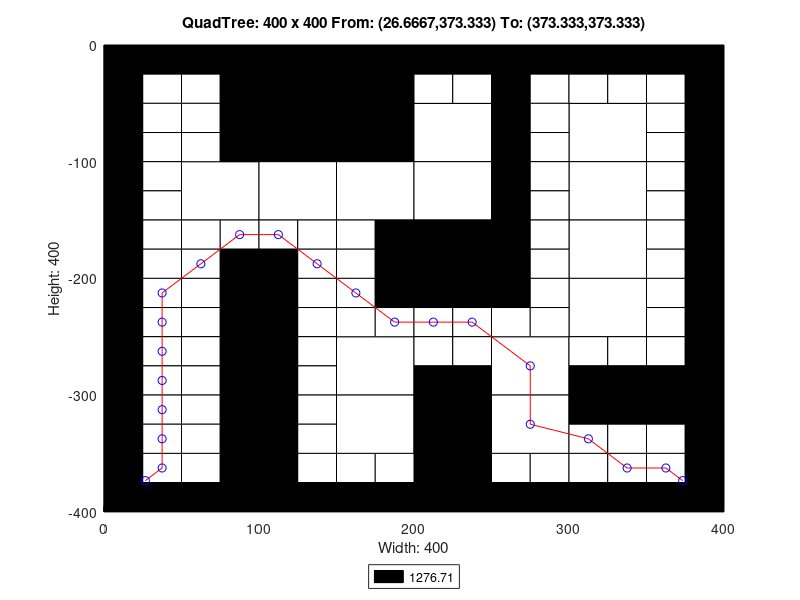

The MATLAB script that drew this image:
axis([0 400 -400 0]);
title('QuadTree: 400 x 400 From: (26.6667,373.333) To: (373.333,373.333)');
xlabel('Width: 400');
ylabel('Height: 400');
rectangle('Position',[100 -100 100 100], 'FaceColor',[0 0 0]);
rectangle('Position',[50 -150 50 50], 'FaceColor',[1 1 1]);
rectangle('Position',[100 -150 50 50], 'FaceColor',[1 1 1]);
rectangle('Position',[150 -150 50 50], 'FaceColor',[1 1 1]);
rectangle('Position',[200 -100 50 50], 'FaceColor',[1 1 1]);
rectangle('Position',[300 -100 50 50], 'FaceColor',[1 1 1]);
rectangle('Position',[200 -150 50 50], 'FaceColor',[1 1 1]);
rectangle('Position',[200 -200 50 50], 'FaceColor',[0 0 0]);
rectangle('Position',[300 -150 50 50], 'FaceColor',[1 1 1]);
rectangle('Position',[300 -200 50 50], 'FaceColor',[1 1 1]);
rectangle('Position',[150 -300 50 50], 'FaceColor',[1 1 1]);
rectangle('Position',[150 -350 50 50], 'FaceColor',[1 1 1]);
rectangle('Position',[250 -300 50 50], 'FaceColor',[1 1 1]);
rectangle('Position',[300 -250 50 50], 'FaceColor',[1 1 1]);
rectangle('Position',[200 -350 50 50], 'FaceColor',[0 0 0]);
rectangle('Position',[250 -350 50 50], 'FaceColor',[1 1 1]);
rectangle('Position',[200 -400 50 50], 'FaceColor',[0 0 0]);
rectangle('Position',[0 -25 25 25], 'FaceColor',[0 0 0]);
rectangle('Position',[25 -25 25 25], 'FaceColor',[0 0 0]);
rectangle('Position',[0 -50 25 25], 'FaceColor',[0 0 0]);
rectangle('Position',[25 -50 25 25], 'FaceColor',[1 1 1]);
rectangle('Position',[50 -25 25 25], 'FaceColor',[0 0 0]);
rectangle('Position',[75 -25 25 25], 'FaceColor',[0 0 0]);
rectangle('Position',[50 -50 25 25], 'FaceColor',[1 1 1]);
rectangle('Position',[75 -50 25 25], 'FaceColor',[0 0 0]);
rectangle('Position',[0 -75 25 25], 'FaceColor',[0 0 0]);
rectangle('Position',[25 -75 25 25], 'FaceColor',[1 1 1]);
rectangle('Position',[0 -100 25 25], 'FaceColor',[0 0 0]);
rectangle('Position',[25 -100 25 25], 'FaceColor',[1 1 1]);
rectangle('Position',[50 -75 25 25], 'FaceColor',[1 1 1]);
rectangle('Position',[75 -75 25 25], 'FaceColor',[0 0 0]);
rectangle('Position',[50 -100 25 25], 'FaceColor',[1 1 1]);
rectangle('Position',[75 -100 25 25], 'FaceColor',[0 0 0]);
rectangle('Position',[0 -125 25 25], 'FaceColor',[0 0 0]);
rectangle('Position',[25 -125 25 25], 'FaceColor',[1 1 1]);
rectangle('Position',[0 -150 25 25], 'FaceColor',[0 0 0]);
rectangle('Position',[25 -150 25 25], 'FaceColor',[1 1 1]);
rectangle('Position',[0 -175 25 25], 'FaceColor',[0 0 0]);
rectangle('Position',[25 -175 25 25], 'FaceColor',[1 1 1]);
rectangle('Position',[0 -200 25 25], 'FaceColor',[0 0 0]);
rectangle('Position',[25 -200 25 25], 'FaceColor',[1 1 1]);
rectangle('Position',[50 -175 25 25], 'FaceColor',[1 1 1]);
rectangle('Position',[75 -175 25 25], 'FaceColor',[1 1 1]);
rectangle('Position',[50 -200 25 25], 'FaceColor',[1 1 1]);
rectangle('Position',[75 -200 25 25], 'FaceColor',[0 0 0]);
rectangle('Position',[100 -175 25 25], 'FaceColor',[1 1 1]);
rectangle('Position',[125 -175 25 25], 'FaceColor',[1 1 1]);
rectangle('Position',[100 -200 25 25], 'FaceColor',[0 0 0]);
rectangle('Position',[125 -200 25 25], 'FaceColor',[1 1 1]);
rectangle('Position',[150 -175 25 25], 'FaceColor',[1 1 1]);
rectangle('Position',[175 -175 25 25], 'FaceColor',[0 0 0]);
rectangle('Position',[150 -200 25 25], 'FaceColor',[1 1 1]);
rectangle('Position',[175 -200 25 25], 'FaceColor',[0 0 0]);
rectangle('Position',[200 -25 25 25], 'FaceColor',[0 0 0]);
rectangle('Position',[225 -25 25 25], 'FaceColor',[0 0 0]);
rectangle('Position',[200 -50 25 25], 'FaceColor',[1 1 1]);
rectangle('Position',[225 -50 25 25], 'FaceColor',[1 1 1]);
rectangle('Position',[250 -25 25 25], 'FaceColor',[0 0 0]);
rectangle('Position',[275 -25 25 25], 'FaceColor',[0 0 0]);
rectangle('Position',[250 -50 25 25], 'FaceColor',[0 0 0]);
rectangle('Position',[275 -50 25 25], 'FaceColor',[1 1 1]);
rectangle('Position',[250 -75 25 25], 'FaceColor',[0 0 0]);
rectangle('Position',[275 -75 25 25], 'FaceColor',[1 1 1]);
rectangle('Position',[250 -100 25 25], 'FaceColor',[0 0 0]);
rectangle('Position',[275 -100 25 25], 'FaceColor',[1 1 1]);
rectangle('Position',[300 -25 25 25], 'FaceColor',[0 0 0]);
rectangle('Position',[325 -25 25 25], 'FaceColor',[0 0 0]);
rectangle('Position',[300 -50 25 25], 'FaceColor',[1 1 1]);
rectangle('Position',[325 -50 25 25], 'FaceColor',[1 1 1]);
rectangle('Position',[350 -25 25 25], 'FaceColor',[0 0 0]);
rectangle('Position',[375 -25 25 25], 'FaceColor',[0 0 0]);
rectangle('Position',[350 -50 25 25], 'FaceColor',[1 1 1]);
rectangle('Position',[375 -50 25 25], 'FaceColor',[0 0 0]);
rectangle('Position',[350 -75 25 25], 'FaceColor',[1 1 1]);
rectangle('Position',[375 -75 25 25], 'FaceColor',[0 0 0]);
rectangle('Position',[350 -100 25 25], 'FaceColor',[1 1 1]);
rectangle('Position',[375 -100 25 25], 'FaceColor',[0 0 0]);
rectangle('Position',[250 -125 25 25], 'FaceColor',[0 0 0]);
rectangle('Position',[275 -125 25 25], 'FaceColor',[1 1 1]);
rectangle('Position',[250 -150 25 25], 'FaceColor',[0 0 0]);
rectangle('Position',[275 -150 25 25], 'FaceColor',[1 1 1]);
rectangle('Position',[250 -175 25 25], 'FaceColor',[0 0 0]);
rectangle('Position',[275 -175 25 25], 'FaceColor',[1 1 1]);
rectangle('Position',[250 -200 25 25], 'FaceColor',[0 0 0]);
rectangle('Position',[275 -200 25 25], 'FaceColor',[1 1 1]);
rectangle('Position',[350 -125 25 25], 'FaceColor',[1 1 1]);
rectangle('Position',[375 -125 25 25], 'FaceColor',[0 0 0]);
rectangle('Position',[350 -150 25 25], 'FaceColor',[1 1 1]);
rectangle('Position',[375 -150 25 25], 'FaceColor',[0 0 0]);
rectangle('Position',[350 -175 25 25], 'FaceColor',[1 1 1]);
rectangle('Position',[375 -175 25 25], 'FaceColor',[0 0 0]);
rectangle('Position',[350 -200 25 25], 'FaceColor',[1 1 1]);
rectangle('Position',[375 -200 25 25], 'FaceColor',[0 0 0]);
rectangle('Position',[0 -225 25 25], 'FaceColor',[0 0 0]);
rectangle('Position',[25 -225 25 25], 'FaceColor',[1 1 1]);
rectangle('Position',[0 -250 25 25], 'FaceColor',[0 0 0]);
rectangle('Position',[25 -250 25 25], 'FaceColor',[1 1 1]);
rectangle('Position',[50 -225 25 25], 'FaceColor',[1 1 1]);
rectangle('Position',[75 -225 25 25], 'FaceColor',[0 0 0]);
rectangle('Position',[50 -250 25 25], 'FaceColor',[1 1 1]);
rectangle('Position',[75 -250 25 25], 'FaceColor',[0 0 0]);
rectangle('Position',[0 -275 25 25], 'FaceColor',[0 0 0]);
rectangle('Position',[25 -275 25 25], 'FaceColor',[1 1 1]);
rectangle('Position',[0 -300 25 25], 'FaceColor',[0 0 0]);
rectangle('Position',[25 -300 25 25], 'FaceColor',[1 1 1]);
rectangle('Position',[50 -275 25 25], 'FaceColor',[1 1 1]);
rectangle('Position',[75 -275 25 25], 'FaceColor',[0 0 0]);
rectangle('Position',[50 -300 25 25], 'FaceColor',[1 1 1]);
rectangle('Position',[75 -300 25 25], 'FaceColor',[0 0 0]);
rectangle('Position',[100 -225 25 25], 'FaceColor',[0 0 0]);
rectangle('Position',[125 -225 25 25], 'FaceColor',[1 1 1]);
rectangle('Position',[100 -250 25 25], 'FaceColor',[0 0 0]);
rectangle('Position',[125 -250 25 25], 'FaceColor',[1 1 1]);
rectangle('Position',[150 -225 25 25], 'FaceColor',[1 1 1]);
rectangle('Position',[175 -225 25 25], 'FaceColor',[0 0 0]);
rectangle('Position',[150 -250 25 25], 'FaceColor',[1 1 1]);
rectangle('Position',[175 -250 25 25], 'FaceColor',[1 1 1]);
rectangle('Position',[100 -275 25 25], 'FaceColor',[0 0 0]);
rectangle('Position',[125 -275 25 25], 'FaceColor',[1 1 1]);
rectangle('Position',[100 -300 25 25], 'FaceColor',[0 0 0]);
rectangle('Position',[125 -300 25 25], 'FaceColor',[1 1 1]);
rectangle('Position',[0 -325 25 25], 'FaceColor',[0 0 0]);
rectangle('Position',[25 -325 25 25], 'FaceColor',[1 1 1]);
rectangle('Position',[0 -350 25 25], 'FaceColor',[0 0 0]);
rectangle('Position',[25 -350 25 25], 'FaceColor',[1 1 1]);
rectangle('Position',[50 -325 25 25], 'FaceColor',[1 1 1]);
rectangle('Position',[75 -325 25 25], 'FaceColor',[0 0 0]);
rectangle('Position',[50 -350 25 25], 'FaceColor',[1 1 1]);
rectangle('Position',[75 -350 25 25], 'FaceColor',[0 0 0]);
rectangle('Position',[0 -375 25 25], 'FaceColor',[0 0 0]);
rectangle('Position',[25 -375 25 25], 'FaceColor',[1 1 1]);
rectangle('Position',[0 -400 25 25], 'FaceColor',[0 0 0]);
rectangle('Position',[25 -400 25 25], 'FaceColor',[0 0 0]);
rectangle('Position',[50 -375 25 25], 'FaceColor',[1 1 1]);
rectangle('Position',[75 -375 25 25], 'FaceColor',[0 0 0]);
rectangle('Position',[50 -400 25 25], 'FaceColor',[0 0 0]);
rectangle('Position',[75 -400 25 25], 'FaceColor',[0 0 0]);
rectangle('Position',[100 -325 25 25], 'FaceColor',[0 0 0]);
rectangle('Position',[125 -325 25 25], 'FaceColor',[1 1 1]);
rectangle('Position',[100 -350 25 25], 'FaceColor',[0 0 0]);
rectangle('Position',[125 -350 25 25], 'FaceColor',[1 1 1]);
rectangle('Position',[100 -375 25 25], 'FaceColor',[0 0 0]);
rectangle('Position',[125 -375 25 25], 'FaceColor',[1 1 1]);
rectangle('Position',[100 -400 25 25], 'FaceColor',[0 0 0]);
rectangle('Position',[125 -400 25 25], 'FaceColor',[0 0 0]);
rectangle('Position',[150 -375 25 25], 'FaceColor',[1 1 1]);
rectangle('Position',[175 -375 25 25], 'FaceColor',[1 1 1]);
rectangle('Position',[150 -400 25 25], 'FaceColor',[0 0 0]);
rectangle('Position',[175 -400 25 25], 'FaceColor',[0 0 0]);
rectangle('Position',[200 -225 25 25], 'FaceColor',[0 0 0]);
rectangle('Position',[225 -225 25 25], 'FaceColor',[0 0 0]);
rectangle('Position',[200 -250 25 25], 'FaceColor',[1 1 1]);
rectangle('Position',[225 -250 25 25], 'FaceColor',[1 1 1]);
rectangle('Position',[250 -225 25 25], 'FaceColor',[0 0 0]);
rectangle('Position',[275 -225 25 25], 'FaceColor',[1 1 1]);
rectangle('Position',[250 -250 25 25], 'FaceColor',[1 1 1]);
rectangle('Position',[275 -250 25 25], 'FaceColor',[1 1 1]);
rectangle('Position',[200 -275 25 25], 'FaceColor',[1 1 1]);
rectangle('Position',[225 -275 25 25], 'FaceColor',[1 1 1]);
rectangle('Position',[200 -300 25 25], 'FaceColor',[0 0 0]);
rectangle('Position',[225 -300 25 25], 'FaceColor',[0 0 0]);
rectangle('Position',[350 -225 25 25], 'FaceColor',[1 1 1]);
rectangle('Position',[375 -225 25 25], 'FaceColor',[0 0 0]);
rectangle('Position',[350 -250 25 25], 'FaceColor',[1 1 1]);
rectangle('Position',[375 -250 25 25], 'FaceColor',[0 0 0]);
rectangle('Position',[300 -275 25 25], 'FaceColor',[1 1 1]);
rectangle('Position',[325 -275 25 25], 'FaceColor',[1 1 1]);
rectangle('Position',[300 -300 25 25], 'FaceColor',[0 0 0]);
rectangle('Position',[325 -300 25 25], 'FaceColor',[0 0 0]);
rectangle('Position',[350 -275 25 25], 'FaceColor',[1 1 1]);
rectangle('Position',[375 -275 25 25], 'FaceColor',[0 0 0]);
rectangle('Position',[350 -300 25 25], 'FaceColor',[0 0 0]);
rectangle('Position',[375 -300 25 25], 'FaceColor',[0 0 0]);
rectangle('Position',[250 -375 25 25], 'FaceColor',[1 1 1]);
rectangle('Position',[275 -375 25 25], 'FaceColor',[1 1 1]);
rectangle('Position',[250 -400 25 25], 'FaceColor',[0 0 0]);
rectangle('Position',[275 -400 25 25], 'FaceColor',[0 0 0]);
rectangle('Position',[300 -325 25 25], 'FaceColor',[0 0 0]);
rectangle('Position',[325 -325 25 25], 'FaceColor',[0 0 0]);
rectangle('Position',[300 -350 25 25], 'FaceColor',[1 1 1]);
rectangle('Position',[325 -350 25 25], 'FaceColor',[1 1 1]);
rectangle('Position',[350 -325 25 25], 'FaceColor',[0 0 0]);
rectangle('Position',[375 -325 25 25], 'FaceColor',[0 0 0]);
rectangle('Position',[350 -350 25 25], 'FaceColor',[1 1 1]);
rectangle('Position',[375 -350 25 25], 'FaceColor',[0 0 0]);
rectangle('Position',[300 -375 25 25], 'FaceColor',[1 1 1]);
rectangle('Position',[325 -375 25 25], 'FaceColor',[1 1 1]);
rectangle('Position',[300 -400 25 25], 'FaceColor',[0 0 0]);
rectangle('Position',[325 -400 25 25], 'FaceColor',[0 0 0]);
rectangle('Position',[350 -375 25 25], 'FaceColor',[1 1 1]);
rectangle('Position',[375 -375 25 25], 'FaceColor',[0 0 0]);
rectangle('Position',[350 -400 25 25], 'FaceColor',[0 0 0]);
rectangle('Position',[375 -400 25 25], 'FaceColor',[0 0 0]);
X=[373.333,362.5,337.5,312.5,275,275,237.5,212.5,187.5,162.5,137.5,112.5,87.5,62.5,37.5,37.5,37.5,37.5,37.5,37.5,37.5,26.6667];
Y=[-373.333,-362.5,-362.5,-337.5,-325,-275,-237.5,-237.5,-237.5,-212.5,-187.5,-162.5,-162.5,-187.5,-212.5,-237.5,-262.5,-287.5,-312.5,-337.5,-362.5,-373.333];
hold on;
plot(X,Y,'r');
plot(X,Y,'bo');
legend('1276.71','Location','southoutside');
